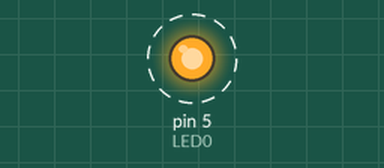
This sketch was run on a simulated Arduino Uno, built with avr-gcc and run on an emulated ATmega328P. On the bench: output pins drawn as LEDs (lit = HIGH). Dashed ring = blinking.

Above: at 0.2 s.
Timing chart, 0 to 3.0 s (numbered marks = the images above):
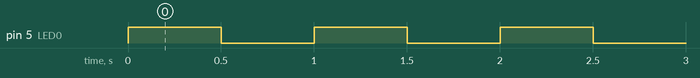

The sketch:

blink-00.ino
```cpp
int LED0 = 5;

void setup() {
  pinMode(LED0, OUTPUT);
}

void loop() {
  digitalWrite(LED0, HIGH);
  delay(500);
  digitalWrite(LED0, LOW);
  delay(500);
}
```

Measured:
- by itself, pin 5 (LED0): alternates HIGH for 0.50 s and LOW for 0.50 s
